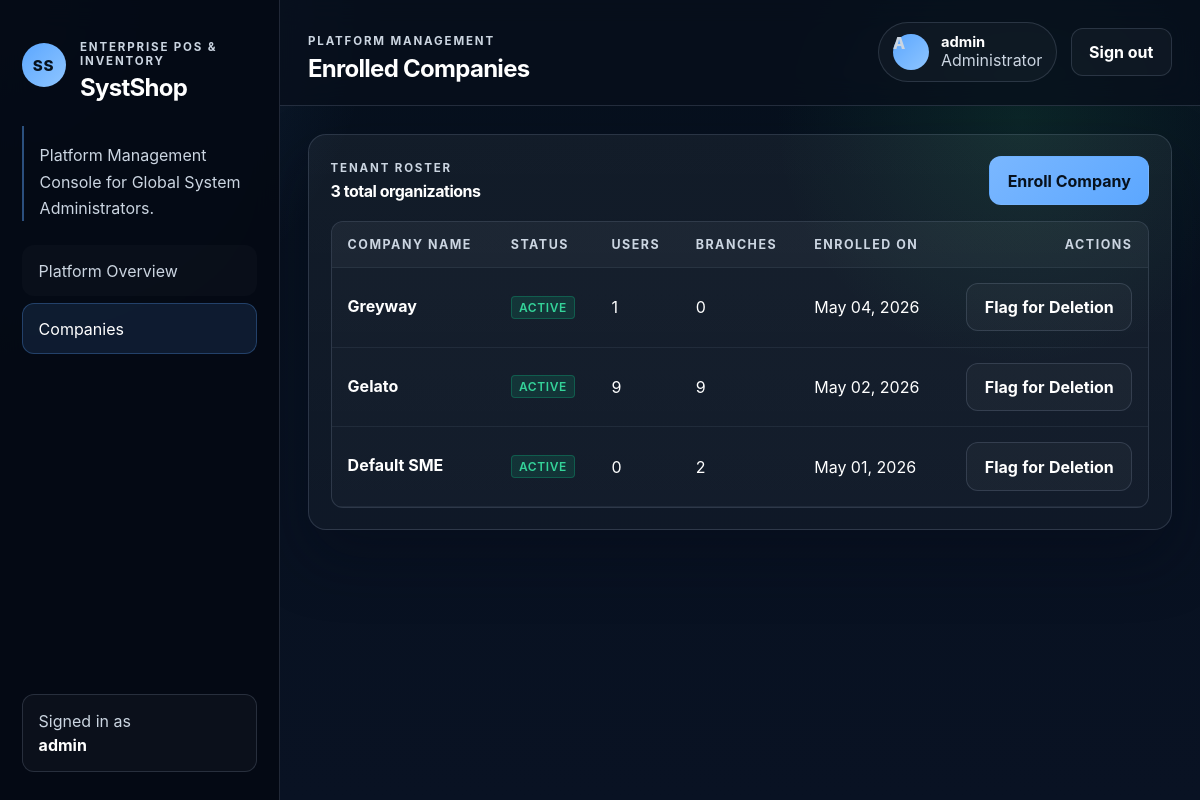
The page /system/companies/ (signed in) on the database its author committed.
### inventory/models.py (models this page shows, shortened)
class Company(models.Model):
    STATUS_CHOICES = (
        ('ACTIVE', 'Active'),
        ('PENDING_DELETION', 'Pending Deletion'),
        ('PAUSED', 'Paused'),
    )
    name = models.CharField(max_length=200)
    owner = models.ForeignKey(User, on_delete=models.SET_NULL, null=True, blank=True, related_name='owned_companies')
    status = models.CharField(max_length=20, choices=STATUS_CHOICES, default='ACTIVE')
    status_updated_at = models.DateTimeField(auto_now_add=True)
    created_at = models.DateTimeField(auto_now_add=True)

### inventory/views.py (the view)
# urls.py: path('system/companies/', views.system_company_list, name='system_company_list'),
@system_admin_required
def system_company_list(request):
    companies = Company.objects.annotate(
        user_count=Count('users'),
        branch_count=Count('branches')
    ).order_by('-created_at')
    return render(request, 'inventory/system_company_list.html', {'companies': companies})

### inventory/templates/inventory/system_company_list.html (shortened to what this page needs)
{% extends 'inventory/base.html' %}
{% block section_kicker %}Platform Management{% endblock %}
{% block section_title %}Enrolled Companies{% endblock %}
{% block content %}
<section class="panel card">
  <div class="panel-header">
    <div>
      <span class="eyebrow">Tenant Roster</span>
      <h4>{{ companies|length }} total organizations</h4>
    </div>
    <a href="{% url 'system_company_add' %}" class="btn btn-primary btn-sm">Enroll Company</a>
  </div>
  <div class="table-wrap">
    <table class="data-table">
      <thead>
        <tr>
          <th>Company Name</th>
          <th>Status</th>
          <th>Users</th>
          <th>Branches</th>
          <th>Enrolled On</th>
          <th class="text-right">Actions</th>
        </tr>
      </thead>
      <tbody>
        {% for company in companies %}
        <tr>
          <td>
            <strong>{{ company.name }}</strong>
          </td>
          <td>
            {% if company.status == 'ACTIVE' %}
            <span class="badge badge-success">Active</span>
            {% elif company.status == 'PENDING_DELETION' %}
            <span class="badge badge-warning">Pending Deletion</span>
            <div class="table-subtext">Action required in 2 months</div>
            {% elif company.status == 'PAUSED' %}
            <span class="badge badge-secondary">Paused</span>
            <div class="table-subtext">Final warning phase</div>
            {% endif %}
          </td>
          <td>{{ company.user_count }}</td>
          <td>{{ company.branch_count }}</td>
          <td>{{ company.created_at|date:"M d, Y" }}</td>
          <td class="text-right">
            {% if company.status == 'ACTIVE' %}
              <form action="{% url 'system_company_status' company.pk %}" method="post" style="display:inline;">
                <button type="submit" class="btn btn-secondary btn-sm" onclick="return confirm('Set this company to Pending Deletion?');">Flag for Deletion</button>
              </form>
            {% elif company.status == 'PENDING_DELETION' %}
              <form action="{% url 'system_company_status' company.pk %}" method="post" style="display:inline;">
                {% csrf_token %}
                <button type="submit" class="btn btn-warning btn-sm" onclick="return confirm('Pause this company for final warning?');">Pause Company</button>
              </form>
            {% elif company.status == 'PAUSED' %}
              <form action="{% url 'system_company_status' company.pk %}" method="post" style="display:inline;">
                {% csrf_token %}
                <button type="submit" class="btn btn-danger btn-sm" onclick="return confirm('WARNING: This will permanently delete all data for this company. Continue?');">Permadelete</button>
              </form>
            {% endif %}
          </td>
        </tr>
        {% empty %}
        <tr>
          <td colspan="6" class="empty-state">No companies have been enrolled yet.</td>
        </tr>
        {% endfor %}
      </tbody>
    </table>
  </div>
</section>
{% endblock %}

### inventory/templates/inventory/base.html (shortened to what this page needs)
{% load static %}
<!doctype html>
<html lang="en">
<head>
  <link rel="stylesheet" href="{% static 'css/app.css' %}">
</head>
<body>
  {% if user.is_authenticated %}
  <div class="app-shell">
    <aside class="sidebar">
      <div class="brand-block">
        <div class="brand-mark">SS</div>
        <div>
          <p class="eyebrow">Enterprise POS & Inventory</p>
          <h1 class="brand-title">SystShop</h1>
        </div>
      </div>
      {% if user.is_superuser %}
      <p class="sidebar-copy">Platform Management Console for Global System Administrators.</p>
      {% else %}
      <p class="sidebar-copy">Real-time operational intelligence and complete inventory control.</p>
      {% endif %}
      <nav class="sidebar-nav" aria-label="Primary navigation">
        {% if user.is_superuser %}
        <a href="{% url 'system_dashboard' %}" class="{% if request.resolver_match.url_name == 'system_dashboard' %}active{% endif %}">Platform Overview</a>
        <a href="{% url 'system_company_list' %}" class="{% if 'company' in request.resolver_match.url_name %}active{% endif %}">Companies</a>
        {% endif %}
      </nav>
      <div class="sidebar-footer">
        <span class="sidebar-label">Signed in as</span>
        <strong>{{ user.get_full_name|default:user.username }}</strong>
      </div>
    </aside>
    <div class="app-main">
      <header class="topbar">
        <div>
          <p class="eyebrow">{% block section_kicker %}Operations center{% endblock %}</p>
          <h2 class="topbar-title">{% block section_title %}{{ request.resolver_match.url_name|default:'overview'|title }}{% endblock %}</h2>
        </div>
        <div class="topbar-actions">
          <div class="user-chip">
            <span class="avatar">{{ user.username|slice:":1"|upper }}</span>
            <div>
              <strong>{{ user.get_full_name|default:user.username }}</strong>
              {% if user.is_superuser %}
              <span>Administrator</span>
              {% elif user.profile %}
              <span>{{ user.profile.get_role_display|default:"Staff" }}</span>
              {% else %}
              <span>Staff</span>
              {% endif %}
            </div>
          </div>
          <form method="post" action="{% url 'logout' %}" class="logout-form">
            <button type="submit" class="btn btn-secondary">Sign out</button>
          </form>
        </div>
      </header>
      <main class="page">
        {% block content %}{% endblock %}
      </main>
    </div>
  </div>
  {% endif %}
</body>
</html>

### rows shown on the page
Company: name "Greyway", status "ACTIVE", user_count "1", branch_count "0", created_at "May 04, 2026"
Company: name "Gelato", status "ACTIVE", user_count "9", branch_count "9", created_at "May 02, 2026"
Company: name "Default SME", status "ACTIVE", user_count "0", branch_count "2", created_at "May 01, 2026"

### other values the page prints
{{ user.get_full_name|default:user.username }} "admin"
{{ user.username|slice:":1"|upper }} "A"
{{ companies|length }} "3"
